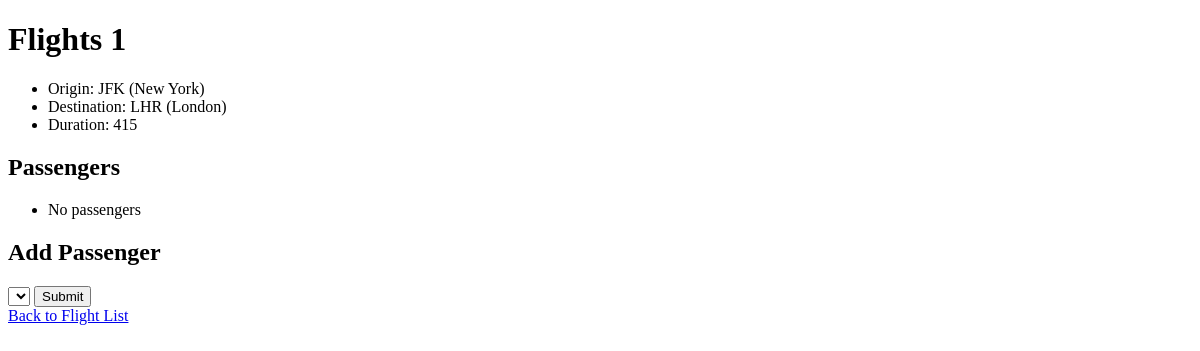
Before: /flights/1 with the older database file.
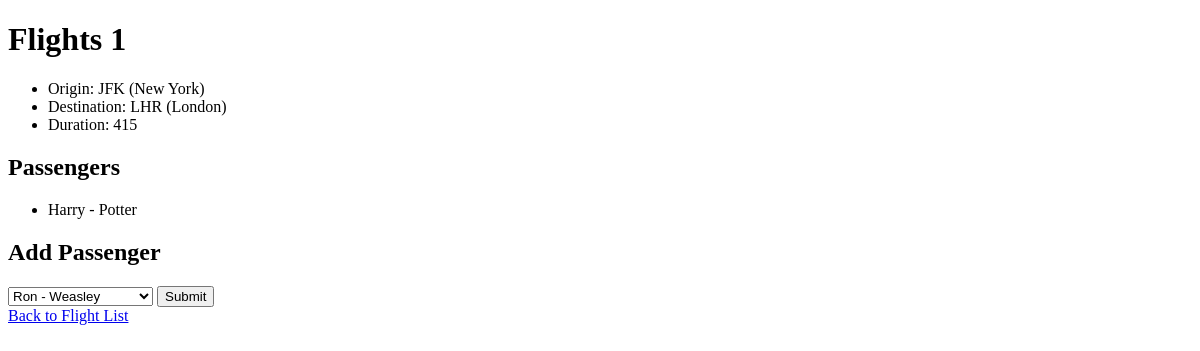
After: the same page with the newer database file.
### flights/models.py (models this page shows, shortened)
class Flight(models.Model):
    origin = models.ForeignKey(Airport, on_delete=models.CASCADE, related_name="departures")
    destination = models.ForeignKey(Airport, on_delete=models.CASCADE, related_name="arrivals")
    duration = models.IntegerField()

class Airport(models.Model):
    code = models.CharField(max_length=3)
    city = models.CharField(max_length=64)
    def __str__(self):
        return f"{self.code} ({self.city})"

class Passenger(models.Model):
    first = models.CharField(max_length=64)
    last = models.CharField(max_length=64)
    flights = models.ManyToManyField(Flight, blank=True, related_name="passengers")
    def __str__(self):
        return f"{self.first} - {self.last}"

### flights/views.py (the view)
# urls.py: path('<int:flight_id>',views.flight, name='flight'),
def flight(request, flight_id):
    flight = Flight.objects.get(pk=flight_id)
    return render(request, "flights/flight.html", {
        "flight": flight,
        "passengers": flight.passengers.all(),
        "non_passengers": Passenger.objects.exclude(flights=flight).all()
    })

### flights/templates/flights/flight.html (shortened to what this page needs)
{% extends "flights/layout.html" %}
{% block body %}
    <h1>Flights {{flight.id}}</h1>
        <ul>
          <li>Origin: {{flight.origin}}</li>
          <li>Destination: {{flight.destination}}</li>
          <li>Duration: {{flight.duration}}</li>
        </ul>
 <h2>Passengers</h2>
    <ul>
        {% for passenger in passengers %}
        <li>{{ passenger }}</li>
        {% empty %}
        <li> No passengers</li>
        {% endfor %}
    </ul>
<h2>Add Passenger</h2>
<form action = "{% url 'book' flight.id %}" method="post">
    <label>
        <select name="passengers">
            {% for passenger in non_passengers %}
            <option value="{{ passenger.id }}">{{ passenger }}</option>
            {%endfor%}
        </select>
    </label>
    <input type="submit">
</form>
<a href="{% url 'index' %}">Back to Flight List</a>
{% endblock %}

### flights/templates/flights/layout.html (shortened to what this page needs)
<!DOCTYPE html>
<html lang="en">
<head>
</head>
<body>
    {% block body %}
    {% endblock %}
</body>
</html>

Changed rows visible on the page:
added Passenger: first+last "Harry - Potter"
Other visible differences:
form field passengers: (not shown) → "Ron - Weasley"
text no longer shown: "No passengers"
